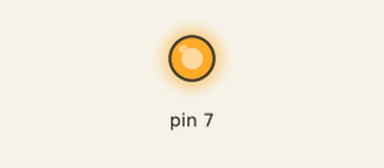
The sketch below on a simulated Arduino Uno, built with avr-gcc and run on an emulated ATmega328P. Shown: output pins drawn as LEDs (lit = HIGH).

Above: at 0.5 s.
At 5.0 s:
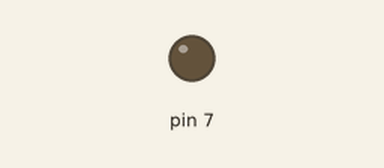
Timing chart, 0 to 6.9 s (numbered marks = the images above):
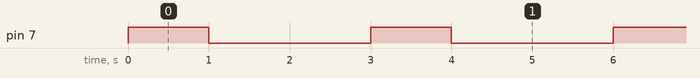

The sketch:

bai_2.ino
```cpp
/*
  Dùng timer 1 để điều khiển đèn led tại chân 7 với công thức sau: 1s
sáng + 2s tối.
*/
#include <TimerOne.h>
int count = 0;
void Timer1_ISR() {
  count++;
  if (count < 3) {
    digitalWrite(7,0);
  } else{
    digitalWrite(7,1);
    count = 0;
  }
}
void setup() {
  pinMode(7, 1);
  digitalWrite(7,1);
  Timer1.initialize();
  Timer1.attachInterrupt(Timer1_ISR);
}

void loop() {

}


// void setup() {
//   pinMode(9, 1);
//   Timer1.initialize(3000000); //chu kì 3s (chu kì bao gồm cả thời gian sáng và tối)
//   Timer1.pwm(9, 341); // thời gian sáng 1s =  1/3 chu kì(1024/3)
// }
//  void loop() {}
```

Measured:
- by itself, pin 7: alternates HIGH for 1.0 s and LOW for 2.0 s
